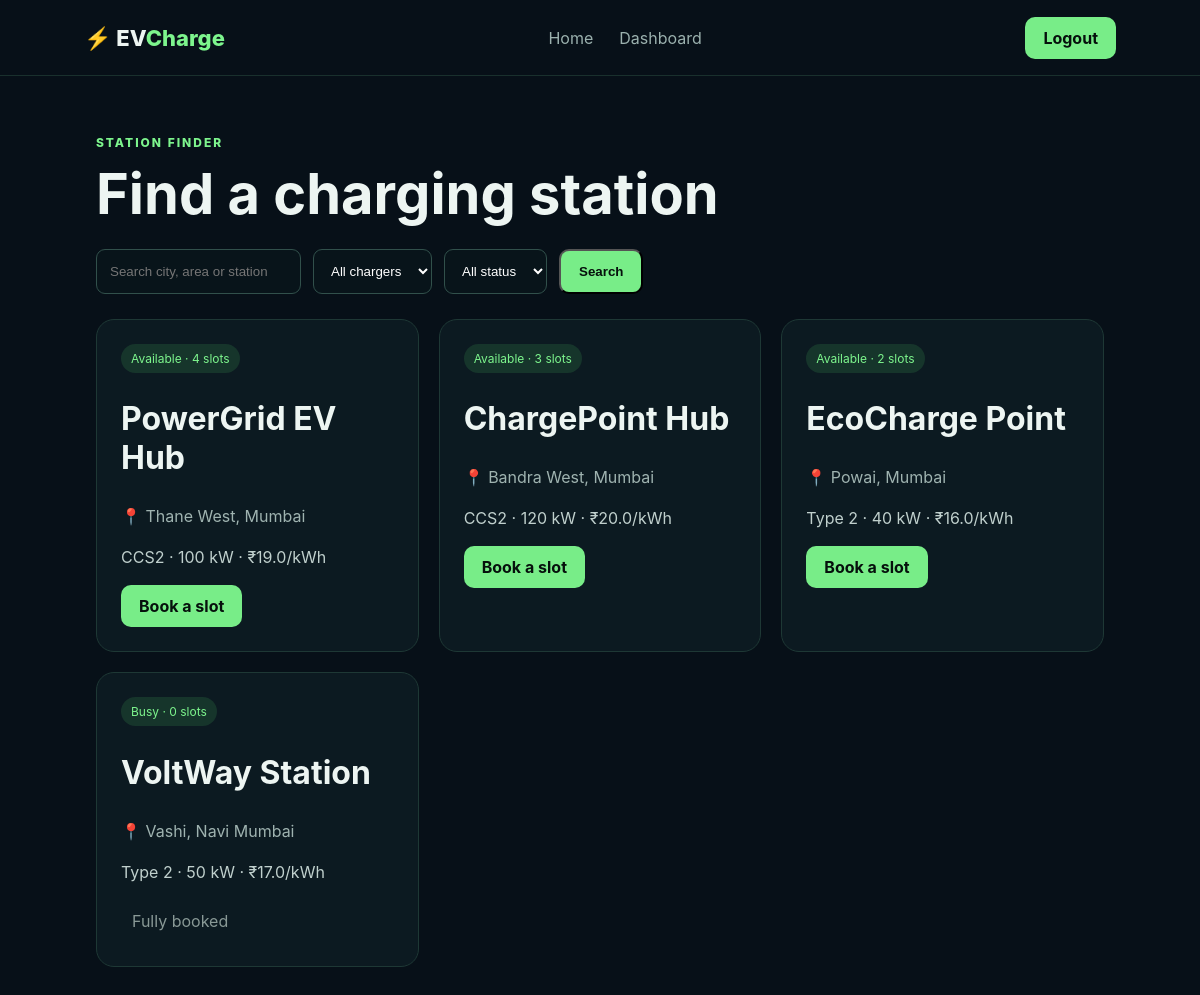
/stations (signed in), run on the app's committed database.
### tables this page shows
CREATE TABLE stations (
        id INTEGER PRIMARY KEY AUTOINCREMENT, name TEXT NOT NULL,
        location TEXT NOT NULL, charger_type TEXT NOT NULL,
        speed INTEGER NOT NULL, price REAL NOT NULL,
        available_slots INTEGER NOT NULL, status TEXT NOT NULL);

### app.py (the view)
@app.route("/stations")
@login_required
def stations():
    q=request.args.get("q","").strip()
    charger=request.args.get("charger","")
    availability=request.args.get("availability","")
    conn=get_db()
    sql="SELECT * FROM stations WHERE 1=1"; params=[]
    if q:
        sql+=" AND (name LIKE ? OR location LIKE ?)"; params += [f"%{q}%",f"%{q}%"]
    if charger:
        sql+=" AND charger_type=?"; params.append(charger)
    if availability=="available":
        sql+=" AND available_slots>0"
    elif availability=="busy":
        sql+=" AND available_slots=0"
    sql+=" ORDER BY available_slots DESC, name"
    rows=conn.execute(sql,params).fetchall()
    conn.close()
    return render_template("stations.html", stations=rows, q=q, charger=charger, availability=availability)

### app.py (called while the page is built)
def get_db():
    conn = sqlite3.connect(DB)
    conn.row_factory = sqlite3.Row
    return conn

def login_required(f):
    @wraps(f)
    def wrapper(*args, **kwargs):
        if "user" not in session:
            return redirect(url_for("login"))
        return f(*args, **kwargs)
    return wrapper

### templates/stations.html
<!doctype html><html><head><meta charset="utf-8"><meta name="viewport" content="width=device-width,initial-scale=1"><title>Find Stations</title><link rel="stylesheet" href="{{ url_for('static',filename='style.css') }}"></head><body><header><a class="brand" href="{{ url_for('home') }}">⚡ EV<span>Charge</span></a><nav><a href="{{ url_for('home') }}">Home</a><a href="{{ url_for('dashboard') }}">Dashboard</a></nav><a class="primary" href="{{ url_for('logout') }}">Logout</a></header><main class="section"><span class="eyebrow">STATION FINDER</span><h1>Find a charging station</h1><form class="filters" method="get"><input name="q" value="{{ q }}" placeholder="Search city, area or station"><select name="charger"><option value="">All chargers</option><option {% if charger=="CCS2" %}selected{% endif %}>CCS2</option><option {% if charger=="Type 2" %}selected{% endif %}>Type 2</option></select><select name="availability"><option value="">All status</option><option value="available" {% if availability=="available" %}selected{% endif %}>Available</option><option value="busy" {% if availability=="busy" %}selected{% endif %}>Busy</option></select><button class="primary">Search</button></form><div class="cards">{% for s in stations %}<div class="card station"><span class="pill">{{ s.status }} · {{ s.available_slots }} slots</span><h2>{{ s.name }}</h2><p>📍 {{ s.location }}</p><div class="details">{{ s.charger_type }} · {{ s.speed }} kW · ₹{{ s.price }}/kWh</div>{% if s.available_slots>0 %}<a class="primary" href="{{ url_for('book', station_id=s.id) }}">Book a slot</a>{% else %}<span class="disabled">Fully booked</span>{% endif %}</div>{% else %}<p>No stations match your filters.</p>{% endfor %}</div></main></body></html>

### static/style.css (style rules this page uses)
* { box-sizing:border-box }
body { margin:0;background:#071018;color:#edf5f2;font-family:Inter,Arial,sans-serif }
a { text-decoration:none;color:inherit }
header { height:76px;padding:0 7%;display:flex;align-items:center;justify-content:space-between;border-bottom:1px solid #19302d;gap:20px }
.brand { font-size:22px;font-weight:800 }
.brand span { color:#7df58d }
nav { display:flex;gap:26px;color:#9bb1ae }
.primary,.ghost { display:inline-block;padding:11px 18px;border-radius:10px;font-weight:700 }
.primary { background:#78ed88;color:#06100c }
h1 { font-size:56px;line-height:1.05;margin:14px 0 }
p { color:#9fb3b0;line-height:1.6 }
.eyebrow { color:#7df58d;font-size:12px;font-weight:800;letter-spacing:2px }
.section { padding:55px 8% }
.section h2 { font-size:32px }
.cards { display:grid;grid-template-columns:repeat(auto-fit,minmax(240px,1fr));gap:20px;margin-top:25px }
.card,.panel { background:#0c1a21;border:1px solid #1e3835;border-radius:18px;padding:24px }
.station { min-height:230px }
.details { color:#c0d0cd;margin:18px 0 }
.pill { display:inline-block;padding:7px 10px;border-radius:20px;background:#16352b;color:#7df58d;font-size:12px }
.filters { display:flex;gap:12px;flex-wrap:wrap;margin:25px 0 }
.filters input,.filters select,.form input { background:#08141a;border:1px solid #31504b;color:#fff;padding:13px;border-radius:9px }
.disabled { display:inline-block;padding:11px;color:#899996 }

### data on the page
stations: status "Available", available_slots "4", name "PowerGrid EV Hub", location "Thane West, Mumbai", charger_type "CCS2", speed "100", price "19.0"
stations: status "Available", available_slots "3", name "ChargePoint Hub", location "Bandra West, Mumbai", charger_type "CCS2", speed "120", price "20.0"
stations: status "Available", available_slots "2", name "EcoCharge Point", location "Powai, Mumbai", charger_type "Type 2", speed "40", price "16.0"
stations: status "Busy", available_slots "0", name "VoltWay Station", location "Vashi, Navi Mumbai", charger_type "Type 2", speed "50", price "17.0", shows "Fully booked"
